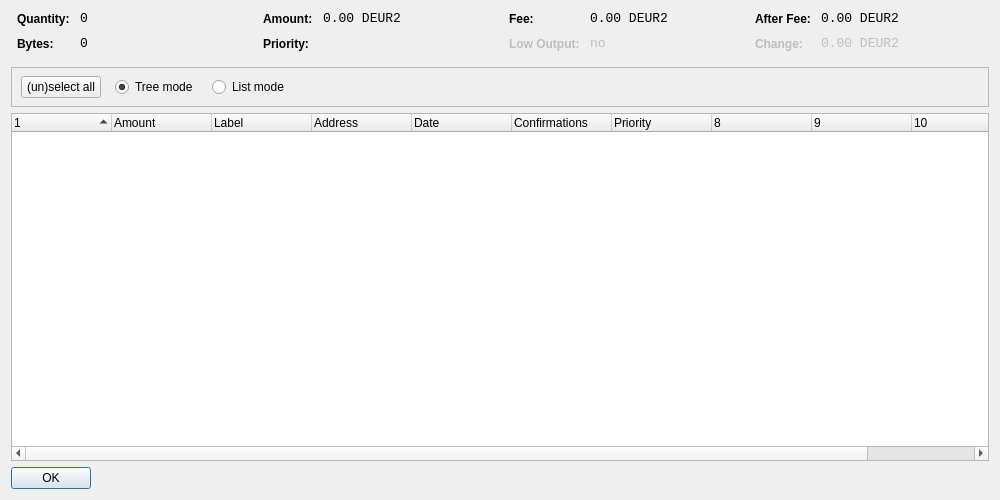
<?xml version="1.0" encoding="UTF-8"?>
<ui version="4.0">
 <class>CoinControlDialog</class>
 <widget class="QDialog" name="CoinControlDialog">
  <property name="geometry">
   <rect>
    <x>0</x>
    <y>0</y>
    <width>1000</width>
    <height>500</height>
   </rect>
  </property>
  <property name="windowTitle">
   <string>Coin Control</string>
  </property>
  <layout class="QVBoxLayout" name="verticalLayout">
   <item>
    <layout class="QHBoxLayout" name="horizontalLayoutTop" stretch="0,0,0,0">
     <property name="topMargin">
      <number>0</number>
     </property>
     <property name="bottomMargin">
      <number>10</number>
     </property>
     <item>
      <layout class="QFormLayout" name="formLayoutCoinControl1">
       <property name="horizontalSpacing">
        <number>10</number>
       </property>
       <property name="verticalSpacing">
        <number>10</number>
       </property>
       <property name="leftMargin">
        <number>6</number>
       </property>
       <property name="rightMargin">
        <number>6</number>
       </property>
       <item row="0" column="0">
        <widget class="QLabel" name="labelCoinControlQuantityText">
         <property name="styleSheet">
          <string notr="true">font-weight:bold;</string>
         </property>
         <property name="text">
          <string>Quantity:</string>
         </property>
        </widget>
       </item>
       <item row="0" column="1">
        <widget class="QLabel" name="labelCoinControlQuantity">
         <property name="font">
          <font>
           <family>Monospace</family>
           <pointsize>10</pointsize>
          </font>
         </property>
         <property name="cursor">
          <cursorShape>IBeamCursor</cursorShape>
         </property>
         <property name="contextMenuPolicy">
          <enum>Qt::ActionsContextMenu</enum>
         </property>
         <property name="text">
          <string notr="true">0</string>
         </property>
         <property name="textInteractionFlags">
          <set>Qt::LinksAccessibleByMouse|Qt::TextSelectableByKeyboard|Qt::TextSelectableByMouse</set>
         </property>
        </widget>
       </item>
       <item row="1" column="0">
        <widget class="QLabel" name="labelCoinControlBytesText">
         <property name="styleSheet">
          <string notr="true">font-weight:bold;</string>
         </property>
         <property name="text">
          <string>Bytes:</string>
         </property>
        </widget>
       </item>
       <item row="1" column="1">
        <widget class="QLabel" name="labelCoinControlBytes">
         <property name="font">
          <font>
           <family>Monospace</family>
           <pointsize>10</pointsize>
          </font>
         </property>
         <property name="cursor">
          <cursorShape>IBeamCursor</cursorShape>
         </property>
         <property name="contextMenuPolicy">
          <enum>Qt::ActionsContextMenu</enum>
         </property>
         <property name="text">
          <string notr="true">0</string>
         </property>
         <property name="textInteractionFlags">
          <set>Qt::LinksAccessibleByMouse|Qt::TextSelectableByKeyboard|Qt::TextSelectableByMouse</set>
         </property>
        </widget>
       </item>
      </layout>
     </item>
     <item>
      <layout class="QFormLayout" name="formLayoutCoinControl2">
       <property name="horizontalSpacing">
        <number>10</number>
       </property>
       <property name="verticalSpacing">
        <number>10</number>
       </property>
       <property name="leftMargin">
        <number>6</number>
       </property>
       <property name="rightMargin">
        <number>6</number>
       </property>
       <item row="0" column="0">
        <widget class="QLabel" name="labelCoinControlAmountText">
         <property name="styleSheet">
          <string notr="true">font-weight:bold;</string>
         </property>
         <property name="text">
          <string>Amount:</string>
         </property>
        </widget>
       </item>
       <item row="0" column="1">
        <widget class="QLabel" name="labelCoinControlAmount">
         <property name="font">
          <font>
           <family>Monospace</family>
           <pointsize>10</pointsize>
          </font>
         </property>
         <property name="cursor">
          <cursorShape>IBeamCursor</cursorShape>
         </property>
         <property name="contextMenuPolicy">
          <enum>Qt::ActionsContextMenu</enum>
         </property>
         <property name="text">
          <string notr="true">0.00 DEUR2</string>
         </property>
         <property name="textInteractionFlags">
          <set>Qt::LinksAccessibleByMouse|Qt::TextSelectableByKeyboard|Qt::TextSelectableByMouse</set>
         </property>
        </widget>
       </item>
       <item row="1" column="0">
        <widget class="QLabel" name="labelCoinControlPriorityText">
         <property name="styleSheet">
          <string notr="true">font-weight:bold;</string>
         </property>
         <property name="text">
          <string>Priority:</string>
         </property>
        </widget>
       </item>
       <item row="1" column="1">
        <widget class="QLabel" name="labelCoinControlPriority">
         <property name="font">
          <font>
           <family>Monospace</family>
           <pointsize>10</pointsize>
          </font>
         </property>
         <property name="cursor">
          <cursorShape>IBeamCursor</cursorShape>
         </property>
         <property name="contextMenuPolicy">
          <enum>Qt::ActionsContextMenu</enum>
         </property>
         <property name="text">
          <string/>
         </property>
         <property name="textInteractionFlags">
          <set>Qt::LinksAccessibleByMouse|Qt::TextSelectableByKeyboard|Qt::TextSelectableByMouse</set>
         </property>
        </widget>
       </item>
      </layout>
     </item>
     <item>
      <layout class="QFormLayout" name="formLayoutCoinControl3">
       <property name="horizontalSpacing">
        <number>10</number>
       </property>
       <property name="verticalSpacing">
        <number>10</number>
       </property>
       <property name="leftMargin">
        <number>6</number>
       </property>
       <property name="rightMargin">
        <number>6</number>
       </property>
       <item row="0" column="0">
        <widget class="QLabel" name="labelCoinControlFeeText">
         <property name="styleSheet">
          <string notr="true">font-weight:bold;</string>
         </property>
         <property name="text">
          <string>Fee:</string>
         </property>
        </widget>
       </item>
       <item row="0" column="1">
        <widget class="QLabel" name="labelCoinControlFee">
         <property name="font">
          <font>
           <family>Monospace</family>
           <pointsize>10</pointsize>
          </font>
         </property>
         <property name="cursor">
          <cursorShape>IBeamCursor</cursorShape>
         </property>
         <property name="contextMenuPolicy">
          <enum>Qt::ActionsContextMenu</enum>
         </property>
         <property name="text">
          <string notr="true">0.00 DEUR2</string>
         </property>
         <property name="textInteractionFlags">
          <set>Qt::LinksAccessibleByMouse|Qt::TextSelectableByKeyboard|Qt::TextSelectableByMouse</set>
         </property>
        </widget>
       </item>
       <item row="1" column="0">
        <widget class="QLabel" name="labelCoinControlLowOutputText">
         <property name="enabled">
          <bool>false</bool>
         </property>
         <property name="styleSheet">
          <string notr="true">font-weight:bold;</string>
         </property>
         <property name="text">
          <string>Low Output:</string>
         </property>
        </widget>
       </item>
       <item row="1" column="1">
        <widget class="QLabel" name="labelCoinControlLowOutput">
         <property name="enabled">
          <bool>false</bool>
         </property>
         <property name="font">
          <font>
           <family>Monospace</family>
           <pointsize>10</pointsize>
          </font>
         </property>
         <property name="cursor">
          <cursorShape>IBeamCursor</cursorShape>
         </property>
         <property name="contextMenuPolicy">
          <enum>Qt::ActionsContextMenu</enum>
         </property>
         <property name="text">
          <string notr="true">no</string>
         </property>
         <property name="textInteractionFlags">
          <set>Qt::LinksAccessibleByMouse|Qt::TextSelectableByKeyboard|Qt::TextSelectableByMouse</set>
         </property>
        </widget>
       </item>
      </layout>
     </item>
     <item>
      <layout class="QFormLayout" name="formLayoutCoinControl4">
       <property name="horizontalSpacing">
        <number>10</number>
       </property>
       <property name="verticalSpacing">
        <number>10</number>
       </property>
       <property name="leftMargin">
        <number>6</number>
       </property>
       <property name="rightMargin">
        <number>6</number>
       </property>
       <item row="0" column="0">
        <widget class="QLabel" name="labelCoinControlAfterFeeText">
         <property name="styleSheet">
          <string notr="true">font-weight:bold;</string>
         </property>
         <property name="text">
          <string>After Fee:</string>
         </property>
        </widget>
       </item>
       <item row="0" column="1">
        <widget class="QLabel" name="labelCoinControlAfterFee">
         <property name="font">
          <font>
           <family>Monospace</family>
           <pointsize>10</pointsize>
          </font>
         </property>
         <property name="cursor">
          <cursorShape>IBeamCursor</cursorShape>
         </property>
         <property name="contextMenuPolicy">
          <enum>Qt::ActionsContextMenu</enum>
         </property>
         <property name="text">
          <string notr="true">0.00 DEUR2</string>
         </property>
         <property name="textInteractionFlags">
          <set>Qt::LinksAccessibleByMouse|Qt::TextSelectableByKeyboard|Qt::TextSelectableByMouse</set>
         </property>
        </widget>
       </item>
       <item row="1" column="0">
        <widget class="QLabel" name="labelCoinControlChangeText">
         <property name="enabled">
          <bool>false</bool>
         </property>
         <property name="styleSheet">
          <string notr="true">font-weight:bold;</string>
         </property>
         <property name="text">
          <string>Change:</string>
         </property>
        </widget>
       </item>
       <item row="1" column="1">
        <widget class="QLabel" name="labelCoinControlChange">
         <property name="enabled">
          <bool>false</bool>
         </property>
         <property name="font">
          <font>
           <family>Monospace</family>
           <pointsize>10</pointsize>
          </font>
         </property>
         <property name="cursor">
          <cursorShape>IBeamCursor</cursorShape>
         </property>
         <property name="contextMenuPolicy">
          <enum>Qt::ActionsContextMenu</enum>
         </property>
         <property name="text">
          <string notr="true">0.00 DEUR2</string>
         </property>
         <property name="textInteractionFlags">
          <set>Qt::LinksAccessibleByMouse|Qt::TextSelectableByKeyboard|Qt::TextSelectableByMouse</set>
         </property>
        </widget>
       </item>
      </layout>
     </item>
    </layout>
   </item>
   <item>
    <widget class="QFrame" name="frame">
     <property name="minimumSize">
      <size>
       <width>0</width>
       <height>40</height>
      </size>
     </property>
     <property name="frameShape">
      <enum>QFrame::StyledPanel</enum>
     </property>
     <property name="frameShadow">
      <enum>QFrame::Sunken</enum>
     </property>
     <widget class="QWidget" name="horizontalLayoutWidget">
      <property name="geometry">
       <rect>
        <x>10</x>
        <y>0</y>
        <width>781</width>
        <height>41</height>
       </rect>
      </property>
      <layout class="QHBoxLayout" name="horizontalLayoutPanel" stretch="0,0,0,0">
       <property name="spacing">
        <number>14</number>
       </property>
       <item>
        <widget class="QPushButton" name="pushButtonSelectAll">
         <property name="sizePolicy">
          <sizepolicy hsizetype="Maximum" vsizetype="Fixed">
           <horstretch>0</horstretch>
           <verstretch>0</verstretch>
          </sizepolicy>
         </property>
         <property name="text">
          <string>(un)select all</string>
         </property>
        </widget>
       </item>
       <item>
        <widget class="QRadioButton" name="radioTreeMode">
         <property name="sizePolicy">
          <sizepolicy hsizetype="Maximum" vsizetype="Fixed">
           <horstretch>0</horstretch>
           <verstretch>0</verstretch>
          </sizepolicy>
         </property>
         <property name="text">
          <string>Tree mode</string>
         </property>
         <property name="checked">
          <bool>true</bool>
         </property>
        </widget>
       </item>
       <item>
        <widget class="QRadioButton" name="radioListMode">
         <property name="sizePolicy">
          <sizepolicy hsizetype="Maximum" vsizetype="Fixed">
           <horstretch>0</horstretch>
           <verstretch>0</verstretch>
          </sizepolicy>
         </property>
         <property name="text">
          <string>List mode</string>
         </property>
        </widget>
       </item>
       <item>
        <spacer name="horizontalSpacer">
         <property name="orientation">
          <enum>Qt::Horizontal</enum>
         </property>
         <property name="sizeHint" stdset="0">
          <size>
           <width>40</width>
           <height>20</height>
          </size>
         </property>
        </spacer>
       </item>
      </layout>
     </widget>
    </widget>
   </item>
   <item>
    <widget class="CoinControlTreeWidget" name="treeWidget">
     <property name="contextMenuPolicy">
      <enum>Qt::CustomContextMenu</enum>
     </property>
     <property name="sortingEnabled">
      <bool>false</bool>
     </property>
     <property name="columnCount">
      <number>11</number>
     </property>
     <attribute name="headerShowSortIndicator" stdset="0">
      <bool>true</bool>
     </attribute>
     <attribute name="headerStretchLastSection">
      <bool>false</bool>
     </attribute>
     <column>
      <property name="text">
       <string/>
      </property>
     </column>
     <column>
      <property name="text">
       <string>Amount</string>
      </property>
     </column>
     <column>
      <property name="text">
       <string>Label</string>
      </property>
     </column>
     <column>
      <property name="text">
       <string>Address</string>
      </property>
     </column>
     <column>
      <property name="text">
       <string>Date</string>
      </property>
     </column>
     <column>
      <property name="text">
       <string>Confirmations</string>
      </property>
      <property name="toolTip">
       <string>Confirmed</string>
      </property>
     </column>
     <column>
      <property name="text">
       <string>Priority</string>
      </property>
     </column>
     <column>
      <property name="text">
       <string/>
      </property>
     </column>
     <column>
      <property name="text">
       <string/>
      </property>
     </column>
     <column>
      <property name="text">
       <string/>
      </property>
     </column>
     <column>
      <property name="text">
       <string/>
      </property>
     </column>
    </widget>
   </item>
   <item>
    <widget class="QDialogButtonBox" name="buttonBox">
     <property name="sizePolicy">
      <sizepolicy hsizetype="Maximum" vsizetype="Fixed">
       <horstretch>0</horstretch>
       <verstretch>0</verstretch>
      </sizepolicy>
     </property>
     <property name="orientation">
      <enum>Qt::Horizontal</enum>
     </property>
     <property name="standardButtons">
      <set>QDialogButtonBox::Ok</set>
     </property>
    </widget>
   </item>
  </layout>
 </widget>
 <customwidgets>
  <customwidget>
   <class>CoinControlTreeWidget</class>
   <extends>QTreeWidget</extends>
   <header>coincontroltreewidget.h</header>
  </customwidget>
 </customwidgets>
 <resources/>
 <connections/>
</ui>
